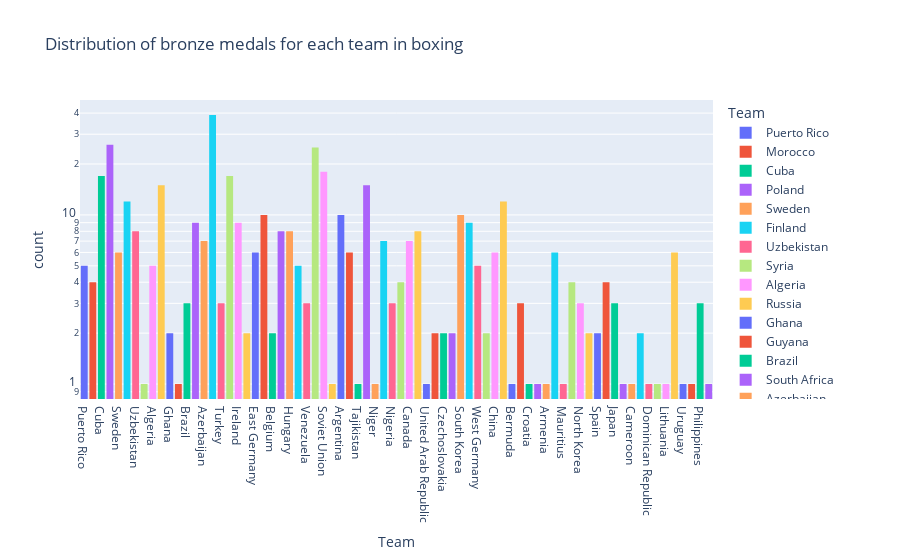

This figure's notebook cell:
### Code cell
# plot the distribution of bronze medals for each team
fig = px.histogram(
    df_boxing_bronze,
    x="Team",
    log_y=True,
    color="Team",
    title="Distribution of bronze medals for each team in boxing",
    labels={"Team": "Team", "count": "Number of bronze medals"},
)
fig.show()

### Figure 1 — Plotly figure (JSON) as saved in the notebook; plotly's stock layout.template omitted (floating-point values rounded to 4 significant figures)
{"data": [{"alignmentgroup": "True", "bingroup": "x", "hovertemplate": "Team=%{x}<br>count=%{y}<extra></extra>", "legendgroup": "Puerto Rico", "marker": {"color": "#636efa", "pattern": {"shape": ""}}, "name": "Puerto Rico", "offsetgroup": "Puerto Rico", "orientation": "v", "showlegend": true, "type": "histogram", "x": ["Puerto Rico", "Puerto Rico", "Puerto Rico", "Puerto Rico", "Puerto Rico"], "xaxis": "x", "yaxis": "y"}, {"alignmentgroup": "True", "bingroup": "x", "hovertemplate": "Team=%{x}<br>count=%{y}<extra></extra>", "legendgroup": "Morocco", "marker": {"color": "#EF553B", "pattern": {"shape": ""}}, "name": "Morocco", "offsetgroup": "Morocco", "orientation": "v", "showlegend": true, "type": "histogram", "x": ["Morocco", "Morocco", "Morocco", "Morocco"], "xaxis": "x", "yaxis": "y"}, {"alignmentgroup": "True", "bingroup": "x", "hovertemplate": "Team=%{x}<br>count=%{y}<extra></extra>", "legendgroup": "Cuba", "marker": {"color": "#00cc96", "pattern": {"shape": ""}}, "name": "Cuba", "offsetgroup": "Cuba", "orientation": "v", "showlegend": true, "type": "histogram", "x": ["Cuba", "Cuba", "Cuba", "Cuba", "Cuba", "Cuba", "Cuba", "Cuba", "Cuba", "Cuba", "Cuba", "Cuba", "Cuba", "Cuba", "Cuba", "Cuba", "Cuba"], "xaxis": "x", "yaxis": "y"}, {"alignmentgroup": "True", "bingroup": "x", "hovertemplate": "Team=%{x}<br>count=%{y}<extra></extra>", "legendgroup": "Poland", "marker": {"color": "#ab63fa", "pattern": {"shape": ""}}, "name": "Poland", "offsetgroup": "Poland", "orientation": "v", "showlegend": true, "type": "histogram", "x": ["Poland", "Poland", "Poland", "Poland", "Poland", "Poland", "Poland", "Poland", "Poland", "Poland", "Poland", "Poland", "Poland", "Poland", "Poland", "Poland", "Poland", "Poland", "Poland", "Poland", "Poland", "Poland", "Poland", "Poland", "Poland", "Poland"], "xaxis": "x", "yaxis": "y"}, {"alignmentgroup": "True", "bingroup": "x", "hovertemplate": "Team=%{x}<br>count=%{y}<extra></extra>", "legendgroup": "Sweden", "marker": {"color": "#FFA15A", "pattern": {"shape": ""}}, "name": "Sweden", "offsetgroup": "Sweden", "orientation": "v", "showlegend": true, "type": "histogram", "x": ["Sweden", "Sweden", "Sweden", "Sweden", "Sweden", "Sweden"], "xaxis": "x", "yaxis": "y"}, {"alignmentgroup": "True", "bingroup": "x", "hovertemplate": "Team=%{x}<br>count=%{y}<extra></extra>", "legendgroup": "Finland", "marker": {"color": "#19d3f3", "pattern": {"shape": ""}}, "name": "Finland", "offsetgroup": "Finland", "orientation": "v", "showlegend": true, "type": "histogram", "x": ["Finland", "Finland", "Finland", "Finland", "Finland", "Finland", "Finland", "Finland", "Finland", "Finland", "Finland", "Finland"], "xaxis": "x", "yaxis": "y"}, {"alignmentgroup": "True", "bingroup": "x", "hovertemplate": "Team=%{x}<br>count=%{y}<extra></extra>", "legendgroup": "Uzbekistan", "marker": {"color": "#FF6692", "pattern": {"shape": ""}}, "name": "Uzbekistan", "offsetgroup": "Uzbekistan", "orientation": "v", "showlegend": true, "type": "histogram", "x": ["Uzbekistan", "Uzbekistan", "Uzbekistan", "Uzbekistan", "Uzbekistan", "Uzbekistan", "Uzbekistan", "Uzbekistan"], "xaxis": "x", "yaxis": "y"}, {"alignmentgroup": "True", "bingroup": "x", "hovertemplate": "Team=%{x}<br>count=%{y}<extra></extra>", "legendgroup": "Syria", "marker": {"color": "#B6E880", "pattern": {"shape": ""}}, "name": "Syria", "offsetgroup": "Syria", "orientation": "v", "showlegend": true, "type": "histogram", "x": ["Syria"], "xaxis": "x", "yaxis": "y"}, {"alignmentgroup": "True", "bingroup": "x", "hovertemplate": "Team=%{x}<br>count=%{y}<extra></extra>", "legendgroup": "Algeria", "marker": {"color": "#FF97FF", "pattern": {"shape": ""}}, "name": "Algeria", "offsetgroup": "Algeria", "orientation": "v", "showlegend": true, "type": "histogram", "x": ["Algeria", "Algeria", "Algeria", "Algeria", "Algeria"], "xaxis": "x", "yaxis": "y"}, {"alignmentgroup": "True", "bingroup": "x", "hovertemplate": "Team=%{x}<br>count=%{y}<extra></extra>", "legendgroup": "Russia", "marker": {"color": "#FECB52", "pattern": {"shape": ""}}, "name": "Russia", "offsetgroup": "Russia", "orientation": "v", "showlegend": true, "type": "histogram", "x": ["Russia", "Russia", "Russia", "Russia", "Russia", "Russia", "Russia", "Russia", "Russia", "Russia", "Russia", "Russia", "Russia", "Russia", "Russia"], "xaxis": "x", "yaxis": "y"}, {"alignmentgroup": "True", "bingroup": "x", "hovertemplate": "Team=%{x}<br>count=%{y}<extra></extra>", "legendgroup": "Ghana", "marker": {"color": "#636efa", "pattern": {"shape": ""}}, "name": "Ghana", "offsetgroup": "Ghana", "orientation": "v", "showlegend": true, "type": "histogram", "x": ["Ghana", "Ghana"], "xaxis": "x", "yaxis": "y"}, {"alignmentgroup": "True", "bingroup": "x", "hovertemplate": "Team=%{x}<br>count=%{y}<extra></extra>", "legendgroup": "Guyana", "marker": {"color": "#EF553B", "pattern": {"shape": ""}}, "name": "Guyana", "offsetgroup": "Guyana", "orientation": "v", "showlegend": true, "type": "histogram", "x": ["Guyana"], "xaxis": "x", "yaxis": "y"}, {"alignmentgroup": "True", "bingroup": "x", "hovertemplate": "Team=%{x}<br>count=%{y}<extra></extra>", "legendgroup": "Brazil", "marker": {"color": "#00cc96", "pattern": {"shape": ""}}, "name": "Brazil", "offsetgroup": "Brazil", "orientation": "v", "showlegend": true, "type": "histogram", "x": ["Brazil", "Brazil", "Brazil"], "xaxis": "x", "yaxis": "y"}, {"alignmentgroup": "True", "bingroup": "x", "hovertemplate": "Team=%{x}<br>count=%{y}<extra></extra>", "legendgroup": "South Africa", "marker": {"color": "#ab63fa", "pattern": {"shape": ""}}, "name": "South Africa", "offsetgroup": "South Africa", "orientation": "v", "showlegend": true, "type": "histogram", "x": ["South Africa", "South Africa", "South Africa", "South Africa", "South Africa", "South Africa", "South Africa", "South Africa", "South Africa"], "xaxis": "x", "yaxis": "y"}, {"alignmentgroup": "True", "bingroup": "x", "hovertemplate": "Team=%{x}<br>count=%{y}<extra></extra>", "legendgroup": "Azerbaijan", "marker": {"color": "#FFA15A", "pattern": {"shape": ""}}, "name": "Azerbaijan", "offsetgroup": "Azerbaijan", "orientation": "v", "showlegend": true, "type": "histogram", "x": ["Azerbaijan", "Azerbaijan", "Azerbaijan", "Azerbaijan", "Azerbaijan", "Azerbaijan", "Azerbaijan"], "xaxis": "x", "yaxis": "y"}, {"alignmentgroup": "True", "bingroup": "x", "hovertemplate": "Team=%{x}<br>count=%{y}<extra></extra>", "legendgroup": "United States", "marker": {"color": "#19d3f3", "pattern": {"shape": ""}}, "name": "United States", "offsetgroup": "United States", "orientation": "v", "showlegend": true, "type": "histogram", "x": ["United States", "United States", "United States", "United States", "United States", "United States", "United States", "United States", "United States", "United States", "United States", "United States", "United States", "United States", "United States", "United States", "United States", "United States", "United States", "United States", "United States", "United States", "United States", "United States", "United States", "United States", "United States", "United States", "United States", "United States", "United States", "United States", "United States", "United States", "United States", "United States", "United States", "United States", "United States"], "xaxis": "x", "yaxis": "y"}, {"alignmentgroup": "True", "bingroup": "x", "hovertemplate": "Team=%{x}<br>count=%{y}<extra></extra>", "legendgroup": "Turkey", "marker": {"color": "#FF6692", "pattern": {"shape": ""}}, "name": "Turkey", "offsetgroup": "Turkey", "orientation": "v", "showlegend": true, "type": "histogram", "x": ["Turkey", "Turkey", "Turkey"], "xaxis": "x", "yaxis": "y"}, {"alignmentgroup": "True", "bingroup": "x", "hovertemplate": "Team=%{x}<br>count=%{y}<extra></extra>", "legendgroup": "Italy", "marker": {"color": "#B6E880", "pattern": {"shape": ""}}, "name": "Italy", "offsetgroup": "Italy", "orientation": "v", "showlegend": true, "type": "histogram", "x": ["Italy", "Italy", "Italy", "Italy", "Italy", "Italy", "Italy", "Italy", "Italy", "Italy", "Italy", "Italy", "Italy", "Italy", "Italy", "Italy", "Italy"], "xaxis": "x", "yaxis": "y"}, {"alignmentgroup": "True", "bingroup": "x", "hovertemplate": "Team=%{x}<br>count=%{y}<extra></extra>", "legendgroup": "Ireland", "marker": {"color": "#FF97FF", "pattern": {"shape": ""}}, "name": "Ireland", "offsetgroup": "Ireland", "orientation": "v", "showlegend": true, "type": "histogram", "x": ["Ireland", "Ireland", "Ireland", "Ireland", "Ireland", "Ireland", "Ireland", "Ireland", "Ireland"], "xaxis": "x", "yaxis": "y"}, {"alignmentgroup": "True", "bingroup": "x", "hovertemplate": "Team=%{x}<br>count=%{y}<extra></extra>", "legendgroup": "Chile", "marker": {"color": "#FECB52", "pattern": {"shape": ""}}, "name": "Chile", "offsetgroup": "Chile", "orientation": "v", "showlegend": true, "type": "histogram", "x": ["Chile", "Chile"], "xaxis": "x", "yaxis": "y"}, {"alignmentgroup": "True", "bingroup": "x", "hovertemplate": "Team=%{x}<br>count=%{y}<extra></extra>", "legendgroup": "East Germany", "marker": {"color": "#636efa", "pattern": {"shape": ""}}, "name": "East Germany", "offsetgroup": "East Germany", "orientation": "v", "showlegend": true, "type": "histogram", "x": ["East Germany", "East Germany", "East Germany", "East Germany", "East Germany", "East Germany"], "xaxis": "x", "yaxis": "y"}, {"alignmentgroup": "True", "bingroup": "x", "hovertemplate": "Team=%{x}<br>count=%{y}<extra></extra>", "legendgroup": "France", "marker": {"color": "#EF553B", "pattern": {"shape": ""}}, "name": "France", "offsetgroup": "France", "orientation": "v", "showlegend": true, "type": "histogram", "x": ["France", "France", "France", "France", "France", "France", "France", "France", "France", "France"], "xaxis": "x", "yaxis": "y"}, {"alignmentgroup": "True", "bingroup": "x", "hovertemplate": "Team=%{x}<br>count=%{y}<extra></extra>", "legendgroup": "Belgium", "marker": {"color": "#00cc96", "pattern": {"shape": ""}}, "name": "Belgium", "offsetgroup": "Belgium", "orientation": "v", "showlegend": true, "type": "histogram", "x": ["Belgium", "Belgium"], "xaxis": "x", "yaxis": "y"}, {"alignmentgroup": "True", "bingroup": "x", "hovertemplate": "Team=%{x}<br>count=%{y}<extra></extra>", "legendgroup": "Mexico", "marker": {"color": "#ab63fa", "pattern": {"shape": ""}}, "name": "Mexico", "offsetgroup": "Mexico", "orientation": "v", "showlegend": true, "type": "histogram", "x": ["Mexico", "Mexico", "Mexico", "Mexico", "Mexico", "Mexico", "Mexico", "Mexico"], "xaxis": "x", "yaxis": "y"}, {"alignmentgroup": "True", "bingroup": "x", "hovertemplate": "Team=%{x}<br>count=%{y}<extra></extra>", "legendgroup": "Hungary", "marker": {"color": "#FFA15A", "pattern": {"shape": ""}}, "name": "Hungary", "offsetgroup": "Hungary", "orientation": "v", "showlegend": true, "type": "histogram", "x": ["Hungary", "Hungary", "Hungary", "Hungary", "Hungary", "Hungary", "Hungary", "Hungary"], "xaxis": "x", "yaxis": "y"}, {"alignmentgroup": "True", "bingroup": "x", "hovertemplate": "Team=%{x}<br>count=%{y}<extra></extra>", "legendgroup": "Kenya", "marker": {"color": "#19d3f3", "pattern": {"shape": ""}}, "name": "Kenya", "offsetgroup": "Kenya", "orientation": "v", "showlegend": true, "type": "histogram", "x": ["Kenya", "Kenya", "Kenya", "Kenya", "Kenya"], "xaxis": "x", "yaxis": "y"}, {"alignmentgroup": "True", "bingroup": "x", "hovertemplate": "Team=%{x}<br>count=%{y}<extra></extra>", "legendgroup": "Venezuela", "marker": {"color": "#FF6692", "pattern": {"shape": ""}}, "name": "Venezuela", "offsetgroup": "Venezuela", "orientation": "v", "showlegend": true, "type": "histogram", "x": ["Venezuela", "Venezuela", "Venezuela"], "xaxis": "x", "yaxis": "y"}, {"alignmentgroup": "True", "bingroup": "x", "hovertemplate": "Team=%{x}<br>count=%{y}<extra></extra>", "legendgroup": "Great Britain", "marker": {"color": "#B6E880", "pattern": {"shape": ""}}, "name": "Great Britain", "offsetgroup": "Great Britain", "orientation": "v", "showlegend": true, "type": "histogram", "x": ["Great Britain", "Great Britain", "Great Britain", "Great Britain", "Great Britain", "Great Britain", "Great Britain", "Great Britain", "Great Britain", "Great Britain", "Great Britain", "Great Britain", "Great Britain", "Great Britain", "Great Britain", "Great Britain", "Great Britain", "Great Britain", "Great Britain", "Great Britain", "Great Britain", "Great Britain", "Great Britain", "Great Britain", "Great Britain"], "xaxis": "x", "yaxis": "y"}, {"alignmentgroup": "True", "bingroup": "x", "hovertemplate": "Team=%{x}<br>count=%{y}<extra></extra>", "legendgroup": "Soviet Union", "marker": {"color": "#FF97FF", "pattern": {"shape": ""}}, "name": "Soviet Union", "offsetgroup": "Soviet Union", "orientation": "v", "showlegend": true, "type": "histogram", "x": ["Soviet Union", "Soviet Union", "Soviet Union", "Soviet Union", "Soviet Union", "Soviet Union", "Soviet Union", "Soviet Union", "Soviet Union", "Soviet Union", "Soviet Union", "Soviet Union", "Soviet Union", "Soviet Union", "Soviet Union", "Soviet Union", "Soviet Union", "Soviet Union"], "xaxis": "x", "yaxis": "y"}, {"alignmentgroup": "True", "bingroup": "x", "hovertemplate": "Team=%{x}<br>count=%{y}<extra></extra>", "legendgroup": "Georgia", "marker": {"color": "#FECB52", "pattern": {"shape": ""}}, "name": "Georgia", "offsetgroup": "Georgia", "orientation": "v", "showlegend": true, "type": "histogram", "x": ["Georgia"], "xaxis": "x", "yaxis": "y"}, {"alignmentgroup": "True", "bingroup": "x", "hovertemplate": "Team=%{x}<br>count=%{y}<extra></extra>", "legendgroup": "Argentina", "marker": {"color": "#636efa", "pattern": {"shape": ""}}, "name": "Argentina", "offsetgroup": "Argentina", "orientation": "v", "showlegend": true, "type": "histogram", "x": ["Argentina", "Argentina", "Argentina", "Argentina", "Argentina", "Argentina", "Argentina", "Argentina", "Argentina", "Argentina"], "xaxis": "x", "yaxis": "y"}, {"alignmentgroup": "True", "bingroup": "x", "hovertemplate": "Team=%{x}<br>count=%{y}<extra></extra>", "legendgroup": "Thailand", "marker": {"color": "#EF553B", "pattern": {"shape": ""}}, "name": "Thailand", "offsetgroup": "Thailand", "orientation": "v", "showlegend": true, "type": "histogram", "x": ["Thailand", "Thailand", "Thailand", "Thailand", "Thailand", "Thailand"], "xaxis": "x", "yaxis": "y"}, {"alignmentgroup": "True", "bingroup": "x", "hovertemplate": "Team=%{x}<br>count=%{y}<extra></extra>", "legendgroup": "Tajikistan", "marker": {"color": "#00cc96", "pattern": {"shape": ""}}, "name": "Tajikistan", "offsetgroup": "Tajikistan", "orientation": "v", "showlegend": true, "type": "histogram", "x": ["Tajikistan"], "xaxis": "x", "yaxis": "y"}, {"alignmentgroup": "True", "bingroup": "x", "hovertemplate": "Team=%{x}<br>count=%{y}<extra></extra>", "legendgroup": "Romania", "marker": {"color": "#ab63fa", "pattern": {"shape": ""}}, "name": "Romania", "offsetgroup": "Romania", "orientation": "v", "showlegend": true, "type": "histogram", "x": ["Romania", "Romania", "Romania", "Romania", "Romania", "Romania", "Romania", "Romania", "Romania", "Romania", "Romania", "Romania", "Romania", "Romania", "Romania"], "xaxis": "x", "yaxis": "y"}, {"alignmentgroup": "True", "bingroup": "x", "hovertemplate": "Team=%{x}<br>count=%{y}<extra></extra>", "legendgroup": "Niger", "marker": {"color": "#FFA15A", "pattern": {"shape": ""}}, "name": "Niger", "offsetgroup": "Niger", "orientation": "v", "showlegend": true, "type": "histogram", "x": ["Niger"], "xaxis": "x", "yaxis": "y"}, {"alignmentgroup": "True", "bingroup": "x", "hovertemplate": "Team=%{x}<br>count=%{y}<extra></extra>", "legendgroup": "Ukraine", "marker": {"color": "#19d3f3", "pattern": {"shape": ""}}, "name": "Ukraine", "offsetgroup": "Ukraine", "orientation": "v", "showlegend": true, "type": "histogram", "x": ["Ukraine", "Ukraine", "Ukraine", "Ukraine", "Ukraine", "Ukraine", "Ukraine"], "xaxis": "x", "yaxis": "y"}, {"alignmentgroup": "True", "bingroup": "x", "hovertemplate": "Team=%{x}<br>count=%{y}<extra></extra>", "legendgroup": "Nigeria", "marker": {"color": "#FF6692", "pattern": {"shape": ""}}, "name": "Nigeria", "offsetgroup": "Nigeria", "orientation": "v", "showlegend": true, "type": "histogram", "x": ["Nigeria", "Nigeria", "Nigeria"], "xaxis": "x", "yaxis": "y"}, {"alignmentgroup": "True", "bingroup": "x", "hovertemplate": "Team=%{x}<br>count=%{y}<extra></extra>", "legendgroup": "Mongolia", "marker": {"color": "#B6E880", "pattern": {"shape": ""}}, "name": "Mongolia", "offsetgroup": "Mongolia", "orientation": "v", "showlegend": true, "type": "histogram", "x": ["Mongolia", "Mongolia", "Mongolia", "Mongolia"], "xaxis": "x", "yaxis": "y"}, {"alignmentgroup": "True", "bingroup": "x", "hovertemplate": "Team=%{x}<br>count=%{y}<extra></extra>", "legendgroup": "Canada", "marker": {"color": "#FF97FF", "pattern": {"shape": ""}}, "name": "Canada", "offsetgroup": "Canada", "orientation": "v", "showlegend": true, "type": "histogram", "x": ["Canada", "Canada", "Canada", "Canada", "Canada", "Canada", "Canada"], "xaxis": "x", "yaxis": "y"}, {"alignmentgroup": "True", "bingroup": "x", "hovertemplate": "Team=%{x}<br>count=%{y}<extra></extra>", "legendgroup": "Kazakhstan", "marker": {"color": "#FECB52", "pattern": {"shape": ""}}, "name": "Kazakhstan", "offsetgroup": "Kazakhstan", "orientation": "v", "showlegend": true, "type": "histogram", "x": ["Kazakhstan", "Kazakhstan", "Kazakhstan", "Kazakhstan", "Kazakhstan", "Kazakhstan", "Kazakhstan", "Kazakhstan"], "xaxis": "x", "yaxis": "y"}, {"alignmentgroup": "True", "bingroup": "x", "hovertemplate": "Team=%{x}<br>count=%{y}<extra></extra>", "legendgroup": "United Arab Republic", "marker": {"color": "#636efa", "pattern": {"shape": ""}}, "name": "United Arab Republic", "offsetgroup": "United Arab Republic", "orientation": "v", "showlegend": true, "type": "histogram", "x": ["United Arab Republic"], "xaxis": "x", "yaxis": "y"}, {"alignmentgroup": "True", "bingroup": "x", "hovertemplate": "Team=%{x}<br>count=%{y}<extra></extra>", "legendgroup": "Egypt", "marker": {"color": "#EF553B", "pattern": {"shape": ""}}, "name": "Egypt", "offsetgroup": "Egypt", "orientation": "v", "showlegend": true, "type": "histogram", "x": ["Egypt", "Egypt"], "xaxis": "x", "yaxis": "y"}, {"alignmentgroup": "True", "bingroup": "x", "hovertemplate": "Team=%{x}<br>count=%{y}<extra></extra>", "legendgroup": "Czechoslovakia", "marker": {"color": "#00cc96", "pattern": {"shape": ""}}, "name": "Czechoslovakia", "offsetgroup": "Czechoslovakia", "orientation": "v", "showlegend": true, "type": "histogram", "x": ["Czechoslovakia", "Czechoslovakia"], "xaxis": "x", "yaxis": "y"}, {"alignmentgroup": "True", "bingroup": "x", "hovertemplate": "Team=%{x}<br>count=%{y}<extra></extra>", "legendgroup": "Tunisia", "marker": {"color": "#ab63fa", "pattern": {"shape": ""}}, "name": "Tunisia", "offsetgroup": "Tunisia", "orientation": "v", "showlegend": true, "type": "histogram", "x": ["Tunisia", "Tunisia"], "xaxis": "x", "yaxis": "y"}, {"alignmentgroup": "True", "bingroup": "x", "hovertemplate": "Team=%{x}<br>count=%{y}<extra></extra>", "legendgroup": "South Korea", "marker": {"color": "#FFA15A", "pattern": {"shape": ""}}, "name": "South Korea", "offsetgroup": "South Korea", "orientation": "v", "showlegend": true, "type": "histogram", "x": ["South Korea", "South Korea", "South Korea", "South Korea", "South Korea", "South Korea", "South Korea", "South Korea", "South Korea", "South Korea"], "xaxis": "x", "yaxis": "y"}, {"alignmentgroup": "True", "bingroup": "x", "hovertemplate": "Team=%{x}<br>count=%{y}<extra></extra>", "legendgroup": "Bulgaria", "marker": {"color": "#19d3f3", "pattern": {"shape": ""}}, "name": "Bulgaria", "offsetgroup": "Bulgaria", "orientation": "v", "showlegend": true, "type": "histogram", "x": ["Bulgaria", "Bulgaria", "Bulgaria", "Bulgaria", "Bulgaria", "Bulgaria", "Bulgaria", "Bulgaria", "Bulgaria"], "xaxis": "x", "yaxis": "y"}, {"alignmentgroup": "True", "bingroup": "x", "hovertemplate": "Team=%{x}<br>count=%{y}<extra></extra>", "legendgroup": "West Germany", "marker": {"color": "#FF6692", "pattern": {"shape": ""}}, "name": "West Germany", "offsetgroup": "West Germany", "orientation": "v", "showlegend": true, "type": "histogram", "x": ["West Germany", "West Germany", "West Germany", "West Germany", "West Germany"], "xaxis": "x", "yaxis": "y"}, {"alignmentgroup": "True", "bingroup": "x", "hovertemplate": "Team=%{x}<br>count=%{y}<extra></extra>", "legendgroup": "Moldova", "marker": {"color": "#B6E880", "pattern": {"shape": ""}}, "name": "Moldova", "offsetgroup": "Moldova", "orientation": "v", "showlegend": true, "type": "histogram", "x": ["Moldova", "Moldova"], "xaxis": "x", "yaxis": "y"}, {"alignmentgroup": "True", "bingroup": "x", "hovertemplate": "Team=%{x}<br>count=%{y}<extra></extra>", "legendgroup": "China", "marker": {"color": "#FF97FF", "pattern": {"shape": ""}}, "name": "China", "offsetgroup": "China", "orientation": "v", "showlegend": true, "type": "histogram", "x": ["China", "China", "China", "China", "China", "China"], "xaxis": "x", "yaxis": "y"}, {"alignmentgroup": "True", "bingroup": "x", "hovertemplate": "Team=%{x}<br>count=%{y}<extra></extra>", "legendgroup": "Germany", "marker": {"color": "#FECB52", "pattern": {"shape": ""}}, "name": "Germany", "offsetgroup": "Germany", "orientation": "v", "showlegend": true, "type": "histogram", "x": ["Germany", "Germany", "Germany", "Germany", "Germany", "Germany", "Germany", "Germany", "Germany", "Germany", "Germany", "Germany"], "xaxis": "x", "yaxis": "y"}, {"alignmentgroup": "True", "bingroup": "x", "hovertemplate": "Team=%{x}<br>count=%{y}<extra></extra>", "legendgroup": "Bermuda", "marker": {"color": "#636efa", "pattern": {"shape": ""}}, "name": "Bermuda", "offsetgroup": "Bermuda", "orientation": "v", "showlegend": true, "type": "histogram", "x": ["Bermuda"], "xaxis": "x", "yaxis": "y"}, {"alignmentgroup": "True", "bingroup": "x", "hovertemplate": "Team=%{x}<br>count=%{y}<extra></extra>", "legendgroup": "Australia", "marker": {"color": "#EF553B", "pattern": {"shape": ""}}, "name": "Australia", "offsetgroup": "Australia", "orientation": "v", "showlegend": true, "type": "histogram", "x": ["Australia", "Australia", "Australia"], "xaxis": "x", "yaxis": "y"}, {"alignmentgroup": "True", "bingroup": "x", "hovertemplate": "Team=%{x}<br>count=%{y}<extra></extra>", "legendgroup": "Croatia", "marker": {"color": "#00cc96", "pattern": {"shape": ""}}, "name": "Croatia", "offsetgroup": "Croatia", "orientation": "v", "showlegend": true, "type": "histogram", "x": ["Croatia"], "xaxis": "x", "yaxis": "y"}, {"alignmentgroup": "True", "bingroup": "x", "hovertemplate": "Team=%{x}<br>count=%{y}<extra></extra>", "legendgroup": "Pakistan", "marker": {"color": "#ab63fa", "pattern": {"shape": ""}}, "name": "Pakistan", "offsetgroup": "Pakistan", "orientation": "v", "showlegend": true, "type": "histogram", "x": ["Pakistan"], "xaxis": "x", "yaxis": "y"}, {"alignmentgroup": "True", "bingroup": "x", "hovertemplate": "Team=%{x}<br>count=%{y}<extra></extra>", "legendgroup": "Armenia", "marker": {"color": "#FFA15A", "pattern": {"shape": ""}}, "name": "Armenia", "offsetgroup": "Armenia", "orientation": "v", "showlegend": true, "type": "histogram", "x": ["Armenia"], "xaxis": "x", "yaxis": "y"}, {"alignmentgroup": "True", "bingroup": "x", "hovertemplate": "Team=%{x}<br>count=%{y}<extra></extra>", "legendgroup": "Denmark", "marker": {"color": "#19d3f3", "pattern": {"shape": ""}}, "name": "Denmark", "offsetgroup": "Denmark", "orientation": "v", "showlegend": true, "type": "histogram", "x": ["Denmark", "Denmark", "Denmark", "Denmark", "Denmark", "Denmark"], "xaxis": "x", "yaxis": "y"}, {"alignmentgroup": "True", "bingroup": "x", "hovertemplate": "Team=%{x}<br>count=%{y}<extra></extra>", "legendgroup": "Mauritius", "marker": {"color": "#FF6692", "pattern": {"shape": ""}}, "name": "Mauritius", "offsetgroup": "Mauritius", "orientation": "v", "showlegend": true, "type": "histogram", "x": ["Mauritius"], "xaxis": "x", "yaxis": "y"}, {"alignmentgroup": "True", "bingroup": "x", "hovertemplate": "Team=%{x}<br>count=%{y}<extra></extra>", "legendgroup": "Colombia", "marker": {"color": "#B6E880", "pattern": {"shape": ""}}, "name": "Colombia", "offsetgroup": "Colombia", "orientation": "v", "showlegend": true, "type": "histogram", "x": ["Colombia", "Colombia", "Colombia", "Colombia"], "xaxis": "x", "yaxis": "y"}, {"alignmentgroup": "True", "bingroup": "x", "hovertemplate": "Team=%{x}<br>count=%{y}<extra></extra>", "legendgroup": "North Korea", "marker": {"color": "#FF97FF", "pattern": {"shape": ""}}, "name": "North Korea", "offsetgroup": "North Korea", "orientation": "v", "showlegend": true, "type": "histogram", "x": ["North Korea", "North Korea", "North Korea"], "xaxis": "x", "yaxis": "y"}, {"alignmentgroup": "True", "bingroup": "x", "hovertemplate": "Team=%{x}<br>count=%{y}<extra></extra>", "legendgroup": "India", "marker": {"color": "#FECB52", "pattern": {"shape": ""}}, "name": "India", "offsetgroup": "India", "orientation": "v", "showlegend": true, "type": "histogram", "x": ["India", "India"], "xaxis": "x", "yaxis": "y"}, {"alignmentgroup": "True", "bingroup": "x", "hovertemplate": "Team=%{x}<br>count=%{y}<extra></extra>", "legendgroup": "Spain", "marker": {"color": "#636efa", "pattern": {"shape": ""}}, "name": "Spain", "offsetgroup": "Spain", "orientation": "v", "showlegend": true, "type": "histogram", "x": ["Spain", "Spain"], "xaxis": "x", "yaxis": "y"}, {"alignmentgroup": "True", "bingroup": "x", "hovertemplate": "Team=%{x}<br>count=%{y}<extra></extra>", "legendgroup": "Netherlands", "marker": {"color": "#EF553B", "pattern": {"shape": ""}}, "name": "Netherlands", "offsetgroup": "Netherlands", "orientation": "v", "showlegend": true, "type": "histogram", "x": ["Netherlands", "Netherlands", "Netherlands", "Netherlands"], "xaxis": "x", "yaxis": "y"}, {"alignmentgroup": "True", "bingroup": "x", "hovertemplate": "Team=%{x}<br>count=%{y}<extra></extra>", "legendgroup": "Japan", "marker": {"color": "#00cc96", "pattern": {"shape": ""}}, "name": "Japan", "offsetgroup": "Japan", "orientation": "v", "showlegend": true, "type": "histogram", "x": ["Japan", "Japan", "Japan"], "xaxis": "x", "yaxis": "y"}, {"alignmentgroup": "True", "bingroup": "x", "hovertemplate": "Team=%{x}<br>count=%{y}<extra></extra>", "legendgroup": "Zambia", "marker": {"color": "#ab63fa", "pattern": {"shape": ""}}, "name": "Zambia", "offsetgroup": "Zambia", "orientation": "v", "showlegend": true, "type": "histogram", "x": ["Zambia"], "xaxis": "x", "yaxis": "y"}, {"alignmentgroup": "True", "bingroup": "x", "hovertemplate": "Team=%{x}<br>count=%{y}<extra></extra>", "legendgroup": "Cameroon", "marker": {"color": "#FFA15A", "pattern": {"shape": ""}}, "name": "Cameroon", "offsetgroup": "Cameroon", "orientation": "v", "showlegend": true, "type": "histogram", "x": ["Cameroon"], "xaxis": "x", "yaxis": "y"}, {"alignmentgroup": "True", "bingroup": "x", "hovertemplate": "Team=%{x}<br>count=%{y}<extra></extra>", "legendgroup": "Norway", "marker": {"color": "#19d3f3", "pattern": {"shape": ""}}, "name": "Norway", "offsetgroup": "Norway", "orientation": "v", "showlegend": true, "type": "histogram", "x": ["Norway", "Norway"], "xaxis": "x", "yaxis": "y"}, {"alignmentgroup": "True", "bingroup": "x", "hovertemplate": "Team=%{x}<br>count=%{y}<extra></extra>", "legendgroup": "Dominican Republic", "marker": {"color": "#FF6692", "pattern": {"shape": ""}}, "name": "Dominican Republic", "offsetgroup": "Dominican Republic", "orientation": "v", "showlegend": true, "type": "histogram", "x": ["Dominican Republic"], "xaxis": "x", "yaxis": "y"}, {"alignmentgroup": "True", "bingroup": "x", "hovertemplate": "Team=%{x}<br>count=%{y}<extra></extra>", "legendgroup": "Unified Team", "marker": {"color": "#B6E880", "pattern": {"shape": ""}}, "name": "Unified Team", "offsetgroup": "Unified Team", "orientation": "v", "showlegend": true, "type": "histogram", "x": ["Unified Team"], "xaxis": "x", "yaxis": "y"}, {"alignmentgroup": "True", "bingroup": "x", "hovertemplate": "Team=%{x}<br>count=%{y}<extra></extra>", "legendgroup": "Lithuania", "marker": {"color": "#FF97FF", "pattern": {"shape": ""}}, "name": "Lithuania", "offsetgroup": "Lithuania", "orientation": "v", "showlegend": true, "type": "histogram", "x": ["Lithuania"], "xaxis": "x", "yaxis": "y"}, {"alignmentgroup": "True", "bingroup": "x", "hovertemplate": "Team=%{x}<br>count=%{y}<extra></extra>", "legendgroup": "Yugoslavia", "marker": {"color": "#FECB52", "pattern": {"shape": ""}}, "name": "Yugoslavia", "offsetgroup": "Yugoslavia", "orientation": "v", "showlegend": true, "type": "histogram", "x": ["Yugoslavia", "Yugoslavia", "Yugoslavia", "Yugoslavia", "Yugoslavia", "Yugoslavia"], "xaxis": "x", "yaxis": "y"}, {"alignmentgroup": "True", "bingroup": "x", "hovertemplate": "Team=%{x}<br>count=%{y}<extra></extra>", "legendgroup": "Uruguay", "marker": {"color": "#636efa", "pattern": {"shape": ""}}, "name": "Uruguay", "offsetgroup": "Uruguay", "orientation": "v", "showlegend": true, "type": "histogram", "x": ["Uruguay"], "xaxis": "x", "yaxis": "y"}, {"alignmentgroup": "True", "bingroup": "x", "hovertemplate": "Team=%{x}<br>count=%{y}<extra></extra>", "legendgroup": "Uganda", "marker": {"color": "#EF553B", "pattern": {"shape": ""}}, "name": "Uganda", "offsetgroup": "Uganda", "orientation": "v", "showlegend": true, "type": "histogram", "x": ["Uganda"], "xaxis": "x", "yaxis": "y"}, {"alignmentgroup": "True", "bingroup": "x", "hovertemplate": "Team=%{x}<br>count=%{y}<extra></extra>", "legendgroup": "Philippines", "marker": {"color": "#00cc96", "pattern": {"shape": ""}}, "name": "Philippines", "offsetgroup": "Philippines", "orientation": "v", "showlegend": true, "type": "histogram", "x": ["Philippines", "Philippines", "Philippines"], "xaxis": "x", "yaxis": "y"}, {"alignmentgroup": "True", "bingroup": "x", "hovertemplate": "Team=%{x}<br>count=%{y}<extra></extra>", "legendgroup": "New Zealand", "marker": {"color": "#ab63fa", "pattern": {"shape": ""}}, "name": "New Zealand", "offsetgroup": "New Zealand", "orientation": "v", "showlegend": true, "type": "histogram", "x": ["New Zealand"], "xaxis": "x", "yaxis": "y"}], "layout": {"barmode": "relative", "legend": {"title": {"text": "Team"}, "tracegroupgap": 0}, "title": {"text": "Distribution of bronze medals for each team in boxing"}, "xaxis": {"anchor": "y", "categoryarray": ["Puerto Rico", "Morocco", "Cuba", "Poland", "Sweden", "Finland", "Uzbekistan", "Syria", "Algeria", "Russia", "Ghana", "Guyana", "Brazil", "South Africa", "Azerbaijan", "United States", "Turkey", "Italy", "Ireland", "Chile", "East Germany", "France", "Belgium", "Mexico", "Hungary", "Kenya", "Venezuela", "Great Britain", "Soviet Union", "Georgia", "Argentina", "Thailand", "Tajikistan", "Romania", "Niger", "Ukraine", "Nigeria", "Mongolia", "Canada", "Kazakhstan", "United Arab Republic", "Egypt", "Czechoslovakia", "Tunisia", "South Korea", "Bulgaria", "West Germany", "Moldova", "China", "Germany", "Bermuda", "Australia", "Croatia", "Pakistan", "Armenia", "Denmark", "Mauritius", "Colombia", "North Korea", "India", "Spain", "Netherlands", "Japan", "Zambia", "Cameroon", "Norway", "Dominican Republic", "Unified Team", "Lithuania", "Yugoslavia", "Uruguay", "Uganda", "Philippines", "New Zealand"], "categoryorder": "array", "domain": [0, 1], "title": {"text": "Team"}}, "yaxis": {"anchor": "x", "domain": [0, 1], "title": {"text": "count"}, "type": "log"}}}
